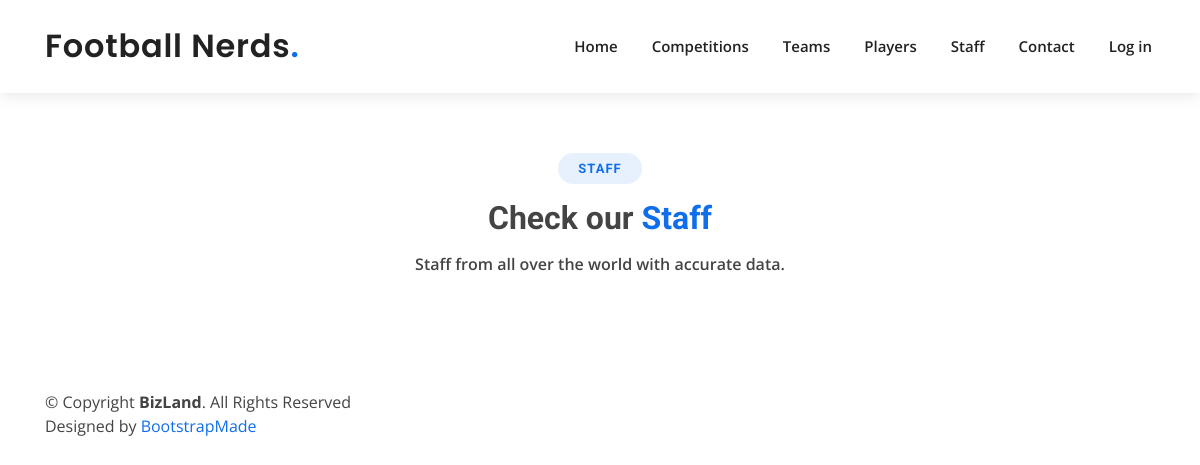
Page /staff/ on the earlier database version.
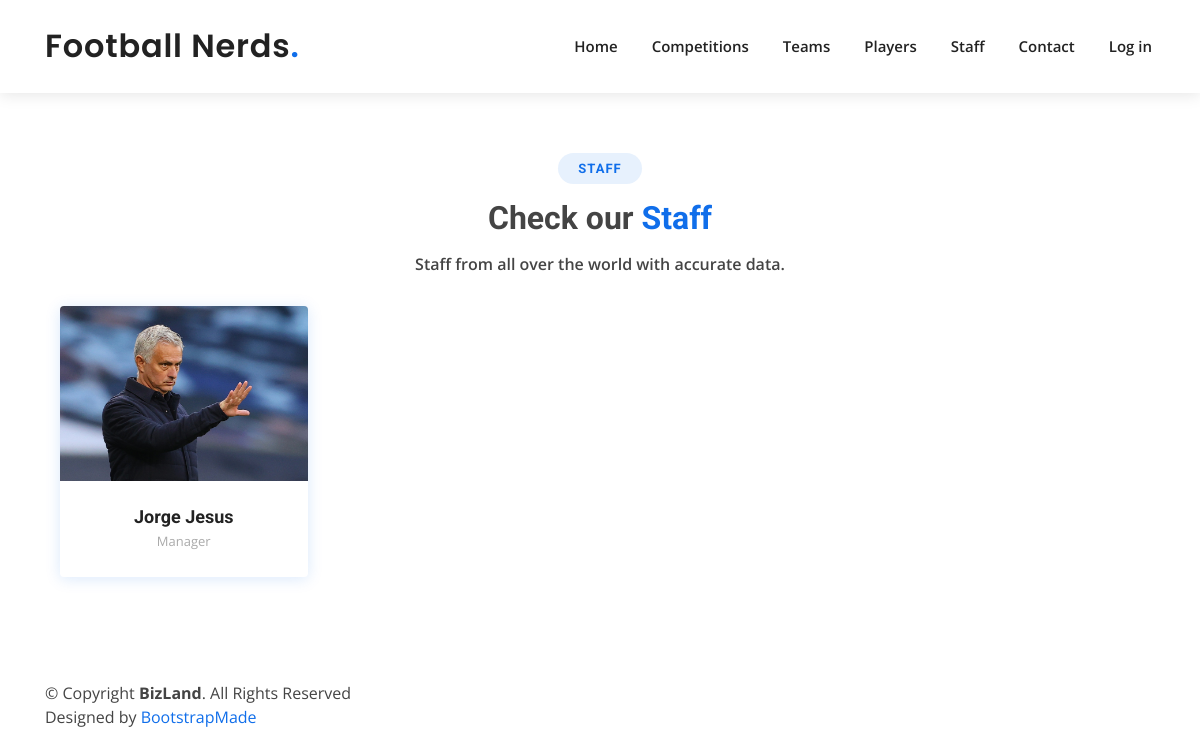
Same page on the later database version.
### app/models.py (models this page shows, shortened)
class Staff(models.Model):
    full_name = models.CharField(max_length=120)
    name = models.CharField(max_length=90)
    birthday = models.DateField()
    nationality = models.CharField(max_length=70)
    function = models.CharField(max_length=70)
    staff_img = models.CharField(max_length=100, default="default_staff.png")

### app/views.py (the view)
# urls.py: path('staff/', views.staff, name='staff'),
def staff(request):
    t_parms = {
        'staffs': Staff.objects.all(),
    }
    return render(request, 'staff.html', t_parms)

### templates/staff.html (shortened to what this page needs)
{% extends 'layout.html' %}
{% load static %}
{% block content %}
    <section id="team" class="team">
        <div class="section-title">
          <h2>Staff</h2>
          <h3>Check our <span>Staff</span></h3>
          <p>Staff from all over the world with accurate data.</p>
        </div>
      <div class="container" data-aos="fade-up">
        <div class="row">
            {% for staff in staffs %}
          <div class="col-lg-3 col-md-6 d-flex align-items-stretch" data-aos="fade-up" data-aos-delay="100">
            <div class="member">
              <div class="member-img">
                  <a href="{{ staff.id }}"><img src="{% static 'img/mourinhotest.jpg'  %}" class="img-fluid" alt=""></a>
              </div>
              <div class="member-info">
                <h4 style="text-align: center">{{ staff.name }}</h4>
                <span style="text-align: center">{{ staff.function }}</span>
              </div>
            </div>
          </div>
            {% endfor %}
          </div>
        </div>
      </div>
{% endblock %}

### templates/layout.html (shortened to what this page needs)
{% load static %}
<!DOCTYPE html>
<html lang="en">
<head>
    <link rel="stylesheet" href="{% static 'css/bootstrap.min.css' %}">
    <link rel="stylesheet" href="{% static 'fa/css/all.min.css' %}">
    <link rel="stylesheet" href="{% static 'css/style.css' %}">
</head>
<body>
 <header id="header" class="" >
    <div class="container d-flex align-items-center">
      <h1 class="logo mr-auto"><a href="{% url 'home'%}">Football Nerds<span>.</span></a></h1>
      <nav class="nav-menu d-none d-lg-block">
        <ul>
          <li><a href="{% url 'home'%}">Home</a></li>
          <li><a href="{% url 'competitions' %}">Competitions</a></li>
          <li><a href="{% url 'teams' %}">Teams</a></li>
          <li><a href="{% url 'players' %}">Players</a></li>
          <li><a href="{% url 'staff' %}">Staff</a></li>
          <li><a href="#contact">Contact</a></li>
        {% include 'loginpartial.html' %}
        </ul>
      </nav>
    </div>
  </header>
    <main id="main" role="main" style="">
        <div class="container body-content">
            {% block content %} {% endblock %}
    </main>
 <div class="container py-4">
      <div class="copyright">
        &copy; Copyright <strong><span>BizLand</span></strong>. All Rights Reserved
      </div>
      <div class="credits">
        Designed by <a href="https://bootstrapmade.com/">BootstrapMade</a>
      </div>
    </div>
</body>
</html>

### templates/loginpartial.html
{% load static %}
{% if user.is_authenticated %}
<form id="logoutForm" action="/logout" method="get" class="form-inline my-2 my-lg-0">
    {% csrf_token %}
    <li><a href="{% url 'profile' %}">{{ user.username }}</a></li>
    <li><a href="javascript:document.getElementById('logoutForm').submit()"><i class="fas fa-sign-out-alt"></i></a></li>
</form>
{% else %}
    <li><a href="{% url 'login' %}">Log in</a></li>
{% endif %}

### app/static/css/style.css (style rules this page uses)
body { font-family: "Open Sans", sans-serif; color: #444444; }
a { color: #106eea; }
h1, h2, h3, h4, h5, h6 { font-family: "Roboto", sans-serif; }
#header { background: #fff; transition: all 0.5s; z-index: 997; padding: 25px 0; top: 40px; box-shadow: 0px 2px 15px rgba(0, 0, 0, 0.1); }
#header .logo { font-size: 32px; margin: 0; padding: 0; line-height: 1; font-weight: 600; letter-spacing: 0.8px; font-family: "Poppins", sans-serif; }
#header .logo a { color: #222222; }
#header .logo a span { color: #106eea; }
.nav-menu ul { margin: 0; padding: 0; list-style: none; }
.nav-menu > ul { display: flex; }
.nav-menu > ul > li { position: relative; white-space: nowrap; padding: 10px 0 10px 28px; }
.nav-menu a { display: block; position: relative; color: #222222; transition: 0.3s; font-size: 15px; font-weight: 600; padding: 0 3px; font-family: "Open Sans", sans-serif; }
.nav-menu > ul > li > a:before { content: ""; position: absolute; width: 100%; height: 2px; bottom: -5px; left: 0; background-color: #106eea; visibility: hidden; width: 0px; transition: all 0.3s ease-in-out 0s; }
.mobile-nav { position: fixed; top: 55px; right: 15px; bottom: 15px; left: 15px; z-index: 9999; overflow-y: auto; background: #fff; transition: ease-in-out 0.2s; opacity: 0; visibility: hidden; border-radius: 10px; padding: 10px 0; }
.mobile-nav * { margin: 0; padding: 0; list-style: none; }
.mobile-nav a { display: block; position: relative; color: #222222; padding: 10px 20px; font-weight: 500; outline: none; }
section { padding: 60px 0; overflow: hidden; }
.section-title { text-align: center; padding-bottom: 30px; }
.section-title h2 { font-size: 13px; letter-spacing: 1px; font-weight: 700; padding: 8px 20px; margin: 0; background: #e7f1fd; color: #106eea; display: inline-block; text-transform: uppercase; border-radius: 50px; }
.section-title h3 { margin: 15px 0 0 0; font-size: 32px; font-weight: 700; }
.section-title h3 span { color: #106eea; }
.section-title p { margin: 15px auto 0 auto; font-weight: 600; }
@media (min-width: 1024px) { .section-title p { width: 50%; } }
.team { padding: 60px 0; }
.team .member { margin-bottom: 20px; overflow: hidden; border-radius: 4px; background: #fff; box-shadow: 0px 2px 15px rgba(16, 110, 234, 0.15); }
.team .member .member-img { position: relative; overflow: hidden; }
.team .member .member-info { padding: 25px 15px; }
.team .member .member-info h4 { font-weight: 700; margin-bottom: 5px; font-size: 18px; color: #222222; }
.team .member .member-info span { display: block; font-size: 13px; font-weight: 400; color: #aaaaaa; }

Differences in the rows shown:
added Staff: name "Jorge Jesus", function "Manager"
